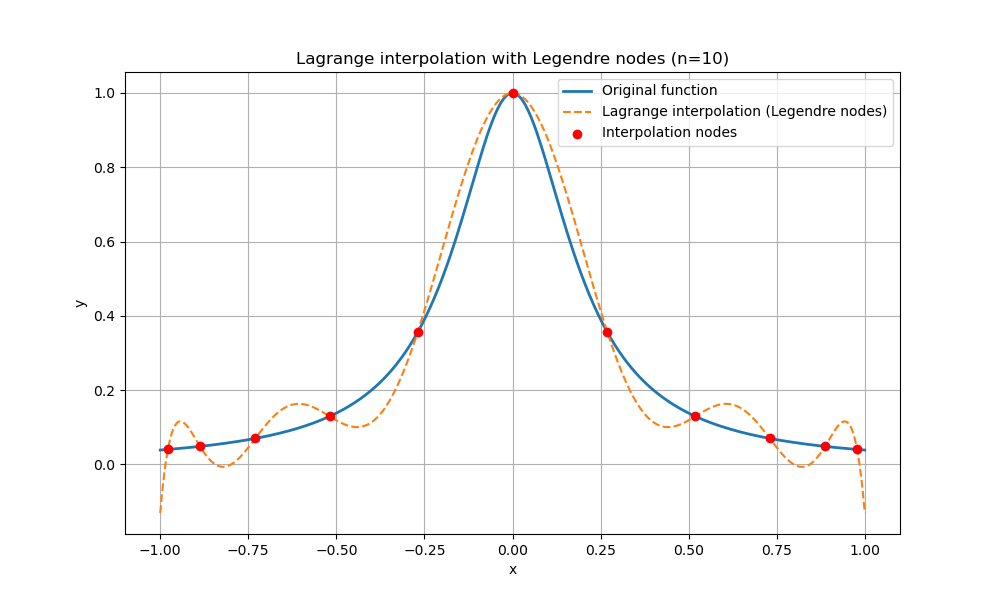

Write the Python code that produced this figure.
import numpy as np
import matplotlib.pyplot as plt
from numpy.polynomial.legendre import leggauss

# 目标函数
def f(x):
    return 1 / (1 + 25 * x ** 2)

# 生成勒让德多项式的根（高斯-勒让德节点）
def legendre_nodes(a, b, n):
    # leggauss返回n个节点和权重，节点在[-1,1]区间
    x_leg, _ = leggauss(n + 1)
    # 节点映射到[a, b]
    return 0.5 * (b - a) * x_leg + 0.5 * (a + b)

# Lagrange插值
def lagrange_interpolation(x, y, x_eval):
    n = len(x)
    L = np.zeros_like(x_eval)
    for k in range(n):
        l = np.ones_like(x_eval)
        for j in range(n):
            if j != k:
                l *= (x_eval - x[j]) / (x[k] - x[j])
        L += y[k] * l
    return L

if __name__ == "__main__":
    a, b = -1, 1
    n = 10  # 插值次数，可自行调整
    x_nodes = legendre_nodes(a, b, n)
    y_nodes = f(x_nodes)

    # 计算插值
    x_plot = np.linspace(a, b, 500)
    y_true = f(x_plot)
    y_lagrange = lagrange_interpolation(x_nodes, y_nodes, x_plot)

    # 绘图
    plt.figure(figsize=(10, 6))
    plt.plot(x_plot, y_true, label="Original function", linewidth=2)
    plt.plot(x_plot, y_lagrange, '--', label="Lagrange interpolation (Legendre nodes)")
    plt.scatter(x_nodes, y_nodes, color='red', zorder=5, label="Interpolation nodes")
    plt.legend()
    plt.title(f"Lagrange interpolation with Legendre nodes (n={n})")
    plt.xlabel("x")
    plt.ylabel("y")
    plt.grid(True)
    plt.show()

# =========================
# 中文说明：
# 本代码在区间[-1, 1]上，使用勒让德多项式的根（高斯-勒让德节点）作为插值节点，对函数f(x)=1/(1+25x^2)进行Lagrange插值。
# 1. 通过legendre_nodes函数生成n+1个勒让德节点，并计算对应的函数值。
# 2. 使用Lagrange插值法构造插值多项式。
# 3. 在较密集的x点上分别计算原函数值和插值多项式的值。
# 4. 绘制原函数曲线、Lagrange插值曲线和插值节点，图像中的注释均为英文。
# 5. 通过对比两条曲线，可以观察勒让德节点下插值多项式对原函数的拟合效果。
# 6. 你可以修改n的值，观察不同插值次数下的插值效果。
# ========================= 
